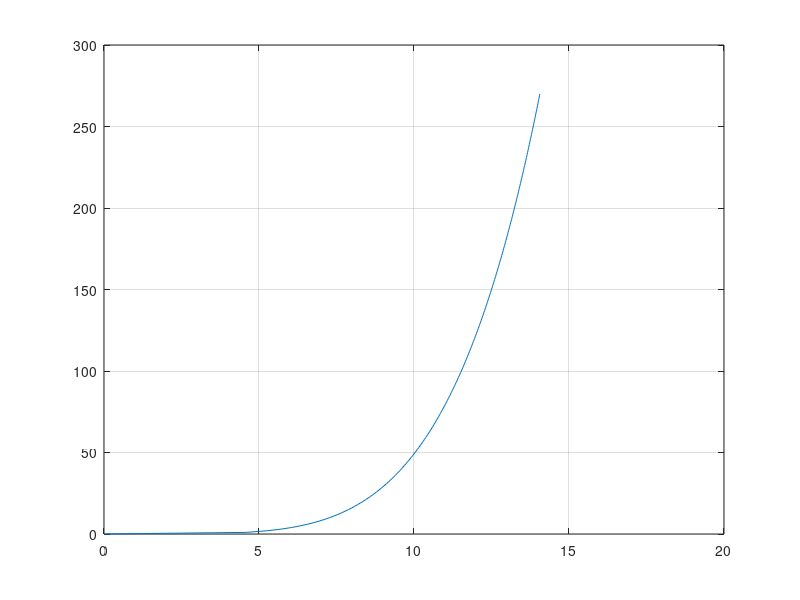

Write MATLAB code to recreate this figure.
clear all; close all; clc;

z_r = 150 ; % [m] HH
u_r = 12.5; % [m/s] HH wind speed 
alfa = 0.2;

z = 0:1:270;

u = (z / z_r).^alfa * u_r;

grad = gradient(u, z);
m = grad(z == z_r);

figure;
hold on; grid on; box on
plot(u, z);
